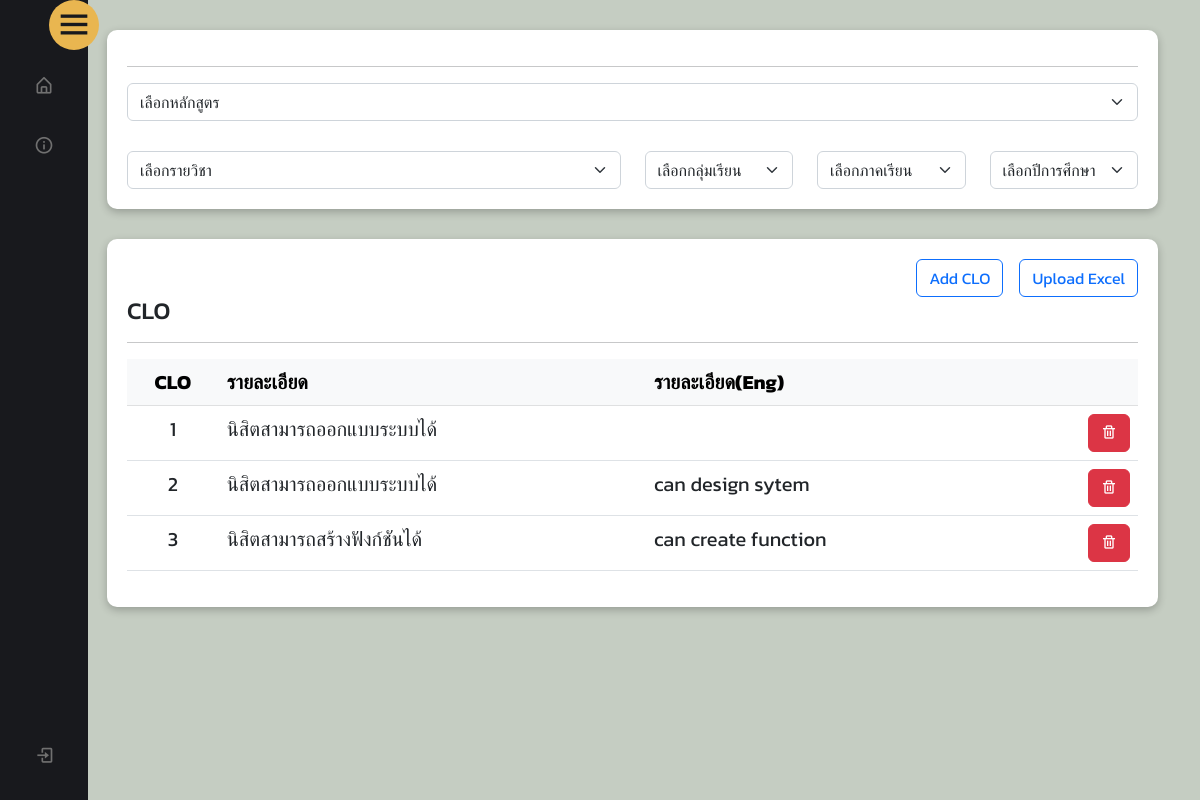
The page /clopage.php?year=2022 on the database its author committed.
### tables this page shows
CREATE TABLE `clo` (
  `clo_id` int(11) NOT NULL,
  `clo_code` int(11) NOT NULL,
  `clo_name` varchar(255) DEFAULT NULL,
  `clo_engname` varchar(255) DEFAULT NULL,
  `timestamp_str` timestamp NOT NULL DEFAULT current_timestamp() ON UPDATE current_timestamp()
);

### show_data.php (the view, shortened to what this page needs)
<?php
function showData_clo($pointer)
{
    $table = "SELECT `clo`.`clo_name`,`clo`.`clo_code`,`clo`.`clo_id`,`clo`.`clo_engname`  FROM `course_clo`
    LEFT JOIN  `clo`
    ON   `clo`.clo_id = `course_clo`.clo_id
    Where `course_clo`.`year_str`  ='$pointer' ";
    $table_header = "CLO";
    $table_body_id = "clo_code";
    $table_id = "clo_id";
    $table_body_details_eng = "clo_engname";
    $table_body_details = "clo_name";
    $insertData = "insertData_clo.php";
    showData($table, $table_header, $table_body_id, $table_body_details, $table_id, $insertData,$table_body_details_eng);
}
function showData($table, $table_header, $table_body_id, $table_body_details, $table_id, $insertData,$table_body_details_eng)
{
    require('./connect_program.php') ?>
    <table style='width:100%;' class="table table-hover">
        <thead class="table-light">
            <th style="width: 100px;"><?php echo $table_header ?></th>
            <th style="text-align: left;width: 500px"> รายละเอียด </th>
            <th style="text-align: left;width: 500px"> รายละเอียด(Eng) </th>
            <th></th>
        </thead>
        <form action='<?php echo $insertData ?>' method="POST">
            <?php
            $sql_table = mysqli_query($connect, $table);
            while ($row = mysqli_fetch_array($sql_table)) {
            ?>
                <tbody>
                    <tr>
                        <td style="text-align: center;">
                            <?php echo $row[$table_body_id] ?>
                        </td>
                        <td >
                            <?php echo $row[$table_body_details]  ?>
                        </td>
                        <td>
                            <?php echo $row[$table_body_details_eng]  ?>
                        </td>
                        <td>
                            <button  value="<?php echo $row[$table_id] ?>" class="btn btn-danger delete" name="btnDelete"><i class='bx bx-trash'></i></button>
                        </td>
                    </tr>
                </tbody>
            <?php }
            ?>
        </form>
    </table>
<?php }
?>

### clopage.php (shortened to what this page needs)
<!DOCTYPE html>
<html lang="en">
<head>
    <link rel="stylesheet" href="./css/page.css">
    <link href="https://cdn.jsdelivr.net/npm/bootstrap@5.2.0/dist/css/bootstrap.min.css" rel="stylesheet">
</head>
<body>
    <?php
    include './navbar.php';
    require('./connect_program.php');
    require('./show_data.php');
    require('./select.php');
    ?>
    <div class="container">
        <div class="box">
            <?php
            select_course_section()
            ?>
        </div>
    </div>
    <div class="container">
        <div class="box">
            <form method="post" style="justify-content: flex-end; display: flex;">
                <input class="btn btn-outline-primary" type="submit" name="input_clo" value="Add CLO" />
                <input class="btn btn-outline-primary" type="submit" name="import_excel" value="Upload Excel" style="margin-left: 16px;" />
            </form>
            <?php
            if (isset($_POST['import_excel'])) {
                importfile();
            } @$pointer = $_GET['year'];
            if ($pointer) { ?>
                <h4>CLO</h4>
                <div style="font-size:20px;">
                    <hr>
                    <?php
                    showData_clo($pointer);
                    ?>
                </div>
            <?php } else {
                echo "ไม่มีข้อมูล";
            }
            ?>
        </div>
    </div>
</body>
</html>

### navbar.php (shortened to what this page needs)
<!DOCTYPE html>
<html lang="en">
<head>
    <link rel="stylesheet" href="./css/navbar.css">
    <link href='https://unpkg.com/boxicons@2.1.1/css/boxicons.min.css' rel='stylesheet'>
</head>
<body>
    <nav class="sidebar close">
        <header>
            <i class='bx bx-menu toggle'></i>
        </header>
        <div class="menu-bar">
            <div class="menu">
                <ul class="menu-links">
                    <li class="nav-link">
                        <a href="Home.php">
                            <i class='bx bx-home-alt icon'></i>
                        </a>
                    </li>
                    <li class="nav-link">
                        <a href="about.php">
                            <i class='bx bx-info-circle icon'></i>
                        </a>
                    </li>
                </ul>
            </div>
            <?php if ($_SESSION['role'] != 'normal') { ?>
                <div class="bottom-content">
                    <li>
                        <a href="#" data-bs-toggle="dropdown" aria-expanded="false">
                            <i class='bx bxs-user-circle icon'></i>
                            <span class="text nav-text">ผู้ใช้งาน</span>
                        </a>
                        <form method="post" action="session.php">
                            <ul class="dropdown-menu" id="select_role">
                                <?php
                                for ($i = 0; $i < count($role_all); $i++) {
                                ?>
                                    <a class="dropdown-item" name="data" href="?data=<?php echo $role_all[$i] ?>"><?php echo $role_all[$i] ?></a>
                                <?php } ?>
                                <a class="dropdown-item" name="edit_profile" href="edit_profile.php">แก้ไขผู้ใช้งาน</a>
                            </ul>
                        </form>
                    </li>
                    <li>
                        <a href="Home.php?data=logout">
                            <i class='bx bx-log-out icon'></i>
                            <span class="text nav-text">ออกจากระบบ</span>
                        </a>
                    </li>
                <?php } else { ?>
                    <li>
                        <a href="Home.php?data=login">
                            <i class='bx bx-log-in icon'></i>
                        </a>
                    </li>
                <?php } ?>
                </div>
    </nav>
</body>
</html>

### select.php (shortened to what this page needs)
<?php function select_course_section()
{
     ?>
    <hr>
    <div class="row">
        <div class="col-12">
            <select class="form-select" onchange="location = this.value;">
                <option value="">เลือกหลักสูตร</option>
            </select>
        </div>
    </div>
    <br>
    <div class="row">
        <div class="col-6">
            <select class="form-select" onchange="location = this.value;">
                <option value="">เลือกรายวิชา</option>
            </select>
        </div>
        <div class="col-2">
            <select class="form-select" onchange="location = this.value;">
                <option>เลือกกลุ่มเรียน</option>
            </select>
        </div>
        <div class="col-2">
            <select class="form-select" onchange="location = this.value;">
                <option>เลือกภาคเรียน</option>
            </select>
        </div>
        <div class="col-2">
            <select class="form-select" onchange="location = this.value;">
                <option>เลือกปีการศึกษา</option>
            </select>
        </div>
    </div>
<?php
}
     ?>

### css/page.css (style rules this page uses)
.container { display: flex; justify-content: center; margin-left: 120px; margin-top: 30px; }
.box { background: #fff; width: 95%; border-radius: 10px; display: inline; justify-content: center; padding: 20px; font-size: 20px; box-shadow: rgba(0, 0, 0, 0.24) 0px 3px 8px; overflow: auto; margin-left: 65px; }
::placeholder { color: #111; }

### css/navbar.css (style rules this page uses)
* { margin: 0; padding: 0; box-sizing: border-box; font-family: 'Kanit', sans-serif; }
:root { --body-color: #C5CDC2; --sidebar-color: #18191d; --primary-color: #E9B650; --primary-color-light: #F6F5FF; --toggle-color: #DDD; --text-color: #707070; --tran-03: all 0.2s ease; --tran-03: all 0.3s ease; --tran-04: all 0.3s ease; --tran-05: all 0.3s ease; }
body { min-height: 90vh; background-color: var(--body-color); transition: var(--tran-05); }
.sidebar { position: fixed; top: 0; left: 0; height: 100%; width: 250px; padding: 10px 14px; background: var(--sidebar-color); transition: var(--tran-05); z-index: 100; }
.sidebar.close { width: 88px; }
.sidebar li { height: 50px; list-style: none; display: flex; align-items: center; margin-top: 10px; }
.sidebar header .image, .sidebar .icon { min-width: 60px; border-radius: 6px; }
.sidebar .icon { min-width: 60px; border-radius: 6px; height: 100%; display: flex; align-items: center; justify-content: center; font-size: 20px; }
.sidebar .text, .sidebar .icon { color: var(--text-color); transition: var(--tran-03); }
.sidebar header { position: relative; }
.sidebar header .toggle { position: absolute; top: 15px; right: -25px; transform: translateY(-50%) rotate(180deg); height: 50px; width: 50px; background-color: var(--primary-color); color: var(--sidebar-color); border-radius: 50%; display: flex; align-items: center; justify-content: center; font-size: 40px; cursor: pointer; transition: var(--tran-05); }
.sidebar.close .toggle { transform: translateY(-50%) rotate(0deg); }
.sidebar .menu { margin-top: 40px; }
.sidebar li a { list-style: none; height: 100%; background-color: transparent; display: flex; align-items: center; height: 100%; width: 100%; border-radius: 6px; text-decoration: none; transition: var(--tran-03); }
.sidebar .menu-bar { height: calc(100% - 10px); display: flex; flex-direction: column; justify-content: space-between; overflow-y: scroll; }
.menu ul { padding: 0; list-style-type: none; }

### show_data.php (style rules this page uses)
table, th { text-align: center; }
td { text-align: left; }

### rows shown on the page
clo: clo_code "1", clo_name "นิสิตสามารถออกแบบระบบได้", $row[$table_id] 6 (drawn)
clo: clo_code "2", clo_name "นิสิตสามารถออกแบบระบบได้", clo_engname "can design sytem", $row[$table_id] 7 (drawn)
clo: clo_code "3", clo_name "นิสิตสามารถสร้างฟังก์ชันได้", clo_engname "can create function", $row[$table_id] 8 (drawn)

### other values the page prints
$table_header "CLO"
